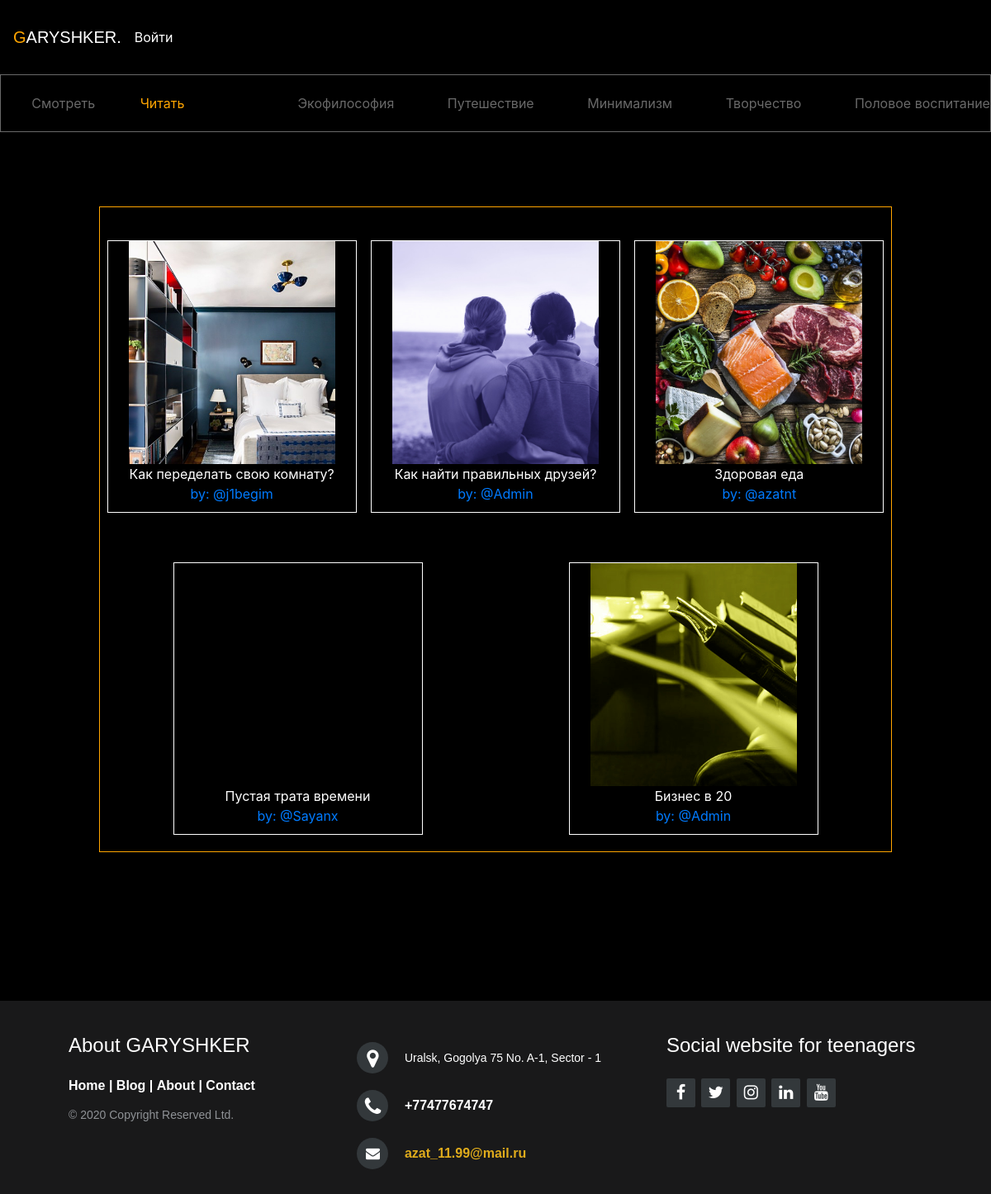
Before: /obrazovanie/reports/ with the older database file.
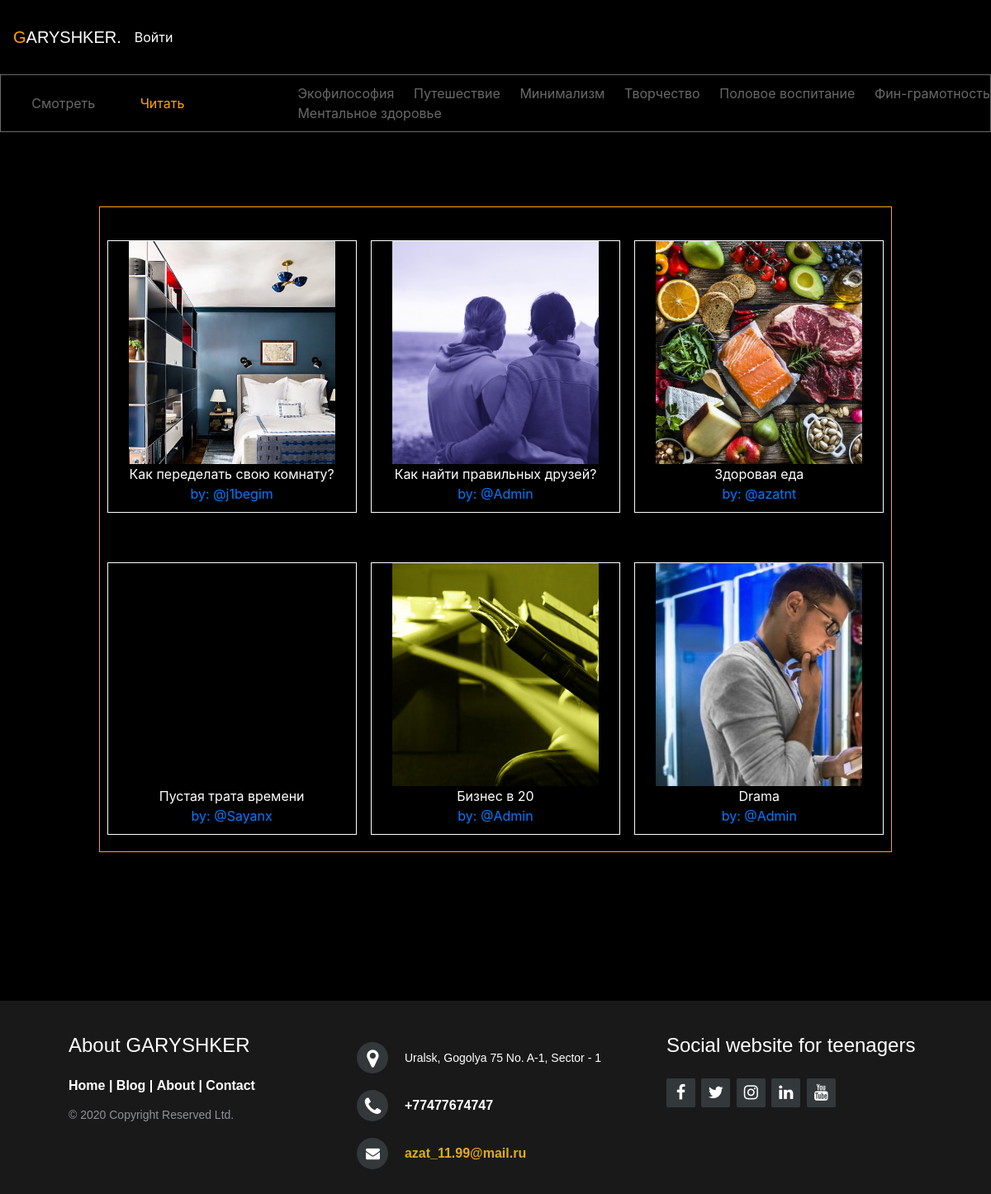
After: the same page with the newer database file.
### Obrazovanie/models.py (models this page shows, shortened)
class Genre(models.Model):
    name = models.CharField(max_length=120)
    slug = models.SlugField(blank=True, unique=True)

class Report(models.Model):
    author = models.ForeignKey(User, on_delete=models.CASCADE, null=True)
    title = models.CharField(max_length=120)
    image = models.ImageField(blank=True, upload_to='report-image')
    header = models.TextField(blank=True, null=True)
    genre = models.ForeignKey(Genre, on_delete=models.CASCADE, blank=True, null=True)
    body = models.TextField(blank=True, null=True)
    wrote_date = models.DateTimeField(default=timezone.now)
    likes = models.ManyToManyField(User, related_name='likes', blank=True)
    moderation = models.BooleanField("Проверено", default=False)
    favourite = models.ManyToManyField(User, related_name='favourite', blank=True)

### Obrazovanie/views.py (the view)
# urls.py: path('obrazovanie/reports/', all_reports, name='all_reports_url'),
def all_reports(request):
    reports = Report.objects.filter(moderation=True)
    genre_all = Genre.objects.all()
    context = {
        'reports': reports,
        'genre_all': genre_all,
    }
    return render(request, 'obrazovanie/all_reports.html', context)

### Obrazovanie/templates/obrazovanie/all_reports.html (shortened to what this page needs)
{% extends 'base.html' %}
{% block subtitle %}
<div class="item-genre">
  <div class="item-type">
      <li >
        <a style="text-decoration:none;" href="{% url 'obrazovanie_url' %}">Смотреть </a>
      </li>
      <li class="active">
        <a class="nav_genre" id="active_nav" style="text-decoration: none;" href="{% url 'all_reports_url' %}">Читать</a>
      </li>
  </div>
    <div class="item-genres">
      {% for genre in genre_all %}
        <a style="text-decoration:none;" href="{% url 'genre_detail_reports_url' slug=genre.slug %}">{{ genre.name }}</a>
        {% endfor %}
    </div>
</div>
{% endblock %}
{% block content %}
<div class="container-report">
    <div class="report">
      {% for report in reports %}
         <div class="report-detail">
           <a style="text-decoration: none;" href="{% url 'report_detail_url' id=report.id %}">
           <div class="report-image" style="background:url('{{report.image.url}}')">
           </div>
            <div class="report-title">
                {{ report.title }}
            </div>
            </a>
            <div class="report-author">
              <a style="text-decoration:none; color:;" href="{% url 'someone_profile_url' id=report.author.id %}">by: @{{ report.author }}</a>
            </div>
         </div>
         {% endfor %}
    </div>
</div>
{% endblock %}

### templates/base.html (shortened to what this page needs)
{% load static %}
<!DOCTYPE html>
<html>
<head>
	<link rel="stylesheet" href="https://cdnjs.cloudflare.com/ajax/libs/font-awesome/4.7.0/css/font-awesome.min.css">
	<link rel="stylesheet" href="https://cdnjs.cloudflare.com/ajax/libs/animate.css/4.1.1/animate.min.css">
	<link rel="stylesheet" href="{% static 'css/style.css' %}">
	<link rel="stylesheet" href="https://stackpath.bootstrapcdn.com/bootstrap/4.5.0/css/bootstrap.min.css">
</head>
<body>
		<nav id="main-nav" class="navbar navbar-expand-lg navbar-light bg-black">
		 <a id="logo" class="navbar-brand" href="{% url 'index_urls' %}">GARYSHKER.</a>
			<div class="collapse navbar-collapse" id="navbarSupportedContent">
					<ul class="navbar-nav mr-auto">
					{% if user.is_authenticated %}
						<li class="nav-item"  id="profile_title">
						<a class="nav-link" href="{% url 'profile_url' %}">Профиль</a>
						</li>
					{% else %}
						<a href="{% url 'login_url' %}">Войти</a>
					{% endif %}
					</ul>
			</div>
		</nav>
	{% block subtitle %}
	{% endblock %}
	{% block content %}{% endblock %}
<footer class="footer-distributed">
			<div class="footer-left">
				<h4 style="color:white">About GARYSHKER</h4>
				<p class="footer-links">
					<a href="#">Home</a>
					|
					<a href="#">Blog</a>
					|
					<a href="#">About</a>
					|
					<a href="#">Contact</a>
				</p>
				<p class="footer-company-name">© 2020 Copyright Reserved Ltd.</p>
			</div>
			<div class="footer-center">
				<div>
					<i class="fa fa-map-marker"></i>
					  <p><span>Uralsk, Gogolya 75
						No. A-1, Sector - 1</p>
				</div>
				<div>
					<i class="fa fa-phone"></i>
					<p>+77477674747</p>
				</div>
				<div>
					<i class="fa fa-envelope"></i>
					<p><a href="#">azat_11.99@mail.ru</a></p>
				</div>
			</div>
			<div class="footer-right">
				<p class="footer-company-about">
					<h4 style="color:white;">Social website for teenagers</h4></p>
				<div class="footer-icons">
					<a href="#"><i class="fa fa-facebook"></i></a>
					<a href="#"><i class="fa fa-twitter"></i></a>
					<a href="#"><i class="fa fa-instagram"></i></a>
					<a href="#"><i class="fa fa-linkedin"></i></a>
					<a href="#"><i class="fa fa-youtube"></i></a>
				</div>
			</div>
		</footer>
</body>
</html>

### static/css/style.css (style rules this page uses)
* { padding:0; margin:0; }
body { background-color: black!important; height: 100%; margin: 0; padding: 0; }
li { list-style: none; }
li.active>a { color: orange; }
.active { color: orange; }
.item-genre { display: flex; width: 100%; flex-direction: row; flex-flow: wrap; justify-content: space-between; height: 70px; align-items: center; border: 1px solid dimgrey; }
.item-genres { display: flex; width: 70%; flex-direction: row; flex-flow: wrap; justify-content: space-between; }
.item-type { text-decoration: none; display: flex; width: 20%; flex-direction: row; flex-flow: wrap; justify-content: space-around; }
.item-type a { margin-left: 20px; }
.item-genre a { color: dimgrey; }
#navbarSupportedContent a { color: white; }
#logo { color: white; font-family: sans-serif; }
#logo::first-letter { color: orange; }
#main-nav { height: 90px; }
.container-report { width: 100%; margin-top: 90px; }
.report { border: 1px solid orange; height: auto; display: flex; width: 80%; margin: 0 auto; flex-direction: row; justify-content: space-around; flex-flow: wrap; margin-top: 40px; }
.report-detail { border: 1px solid white; height: 330px; margin-top: 40px; box-sizing: border-box; margin-bottom: 20px; }
.report-image { height: 270px; background-size: cover!important; width: 250px; margin: 0 auto; }
.report-title { width: 300px; margin: 0 auto; text-align: center; color: white; }
.report-author { text-align: center; }
span { font-size:16px; font-weight:bold; display: block; line-height: 132px; text-align: center; }
footer { position: fixed; bottom: 0; width: 100%; height: auto; }
.footer-distributed { background-color: #19191A; box-sizing: border-box; width: 100%; height: auto; text-align: left; font: bold 16px sans-serif; padding: 40px 50px 20px 50px; margin-top: 180px; }
.footer-distributed .footer-left, .footer-distributed .footer-center, .footer-distributed .footer-right { display: inline-block; vertical-align: top; }
.footer-distributed .footer-left { width: 30%; margin-left: 3%; }
.footer-distributed .footer-links { color: #ffffff; margin: 20px 0 12px; }
.footer-distributed .footer-links a { display:inline-block; line-height: 1.8; text-decoration: none; color: inherit; }
.footer-distributed .footer-company-name { color: #8f9296; font-size: 14px; font-weight: normal; margin: 0; }
.footer-distributed .footer-center { width: 35%; }
.footer-distributed .footer-center i { background-color: #33383b; color: #ffffff; font-size: 25px; width: 38px; height: 38px; border-radius: 50%; text-align: center; line-height: 42px; margin: 10px 15px; vertical-align: middle; }
.footer-distributed .footer-center i.fa-envelope { font-size: 17px; line-height: 38px; }
.footer-distributed .footer-center p { display: inline-block; color: #ffffff; vertical-align: middle; margin:0; }
.footer-distributed .footer-center p span { display:block; font-weight: normal; font-size:14px; line-height:2; }
.footer-distributed .footer-center p a { color: #e0ac1c; text-decoration: none;; }
.footer-distributed .footer-right { width: 30%; }
.footer-distributed .footer-company-about { line-height: 20px; color: #92999f; font-size: 13px; font-weight: normal; margin: 0; }
.footer-distributed .footer-icons { margin-top: 25px; }
.footer-distributed .footer-icons a { display: inline-block; width: 35px; height: 35px; cursor: pointer; background-color: #33383b; border-radius: 2px; font-size: 20px; color: #ffffff; text-align: center; line-height: 35px; margin-right: 3px; margin-bottom: 30px; }

Changed rows visible on the page:
added Genre: name "Фин-грамотность"
added Genre: name "Ментальное здоровье"
added Report: image (picture), title "Drama", author "Admin"
